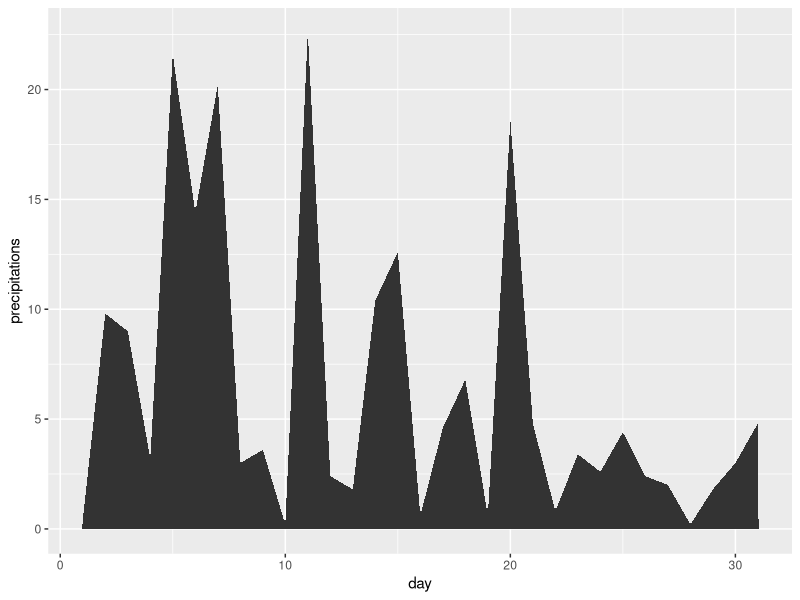
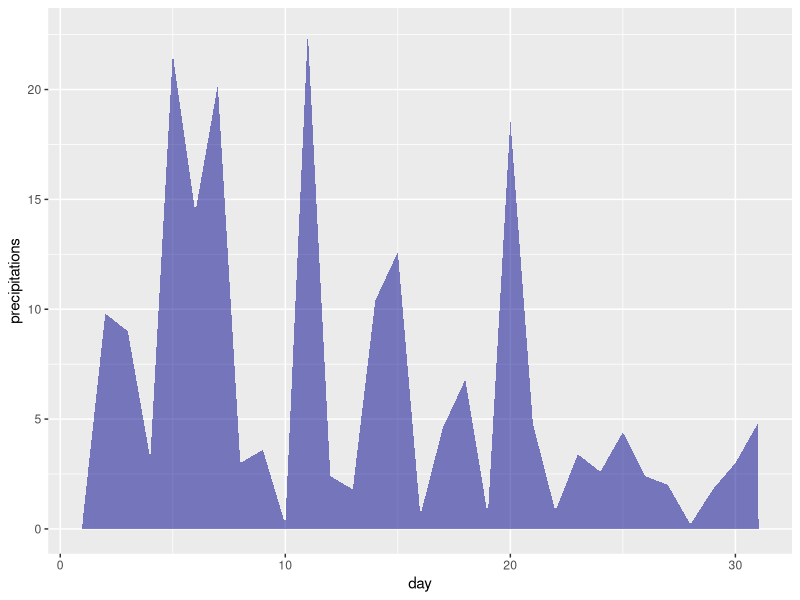
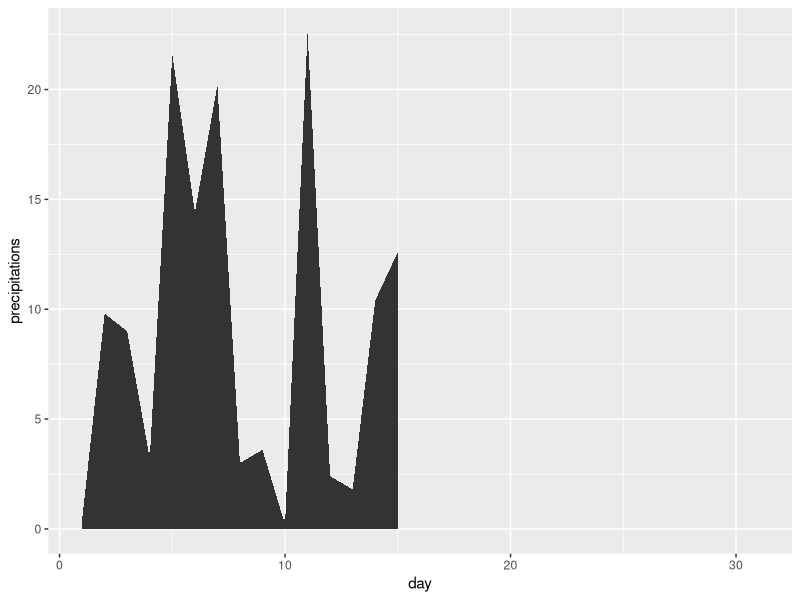
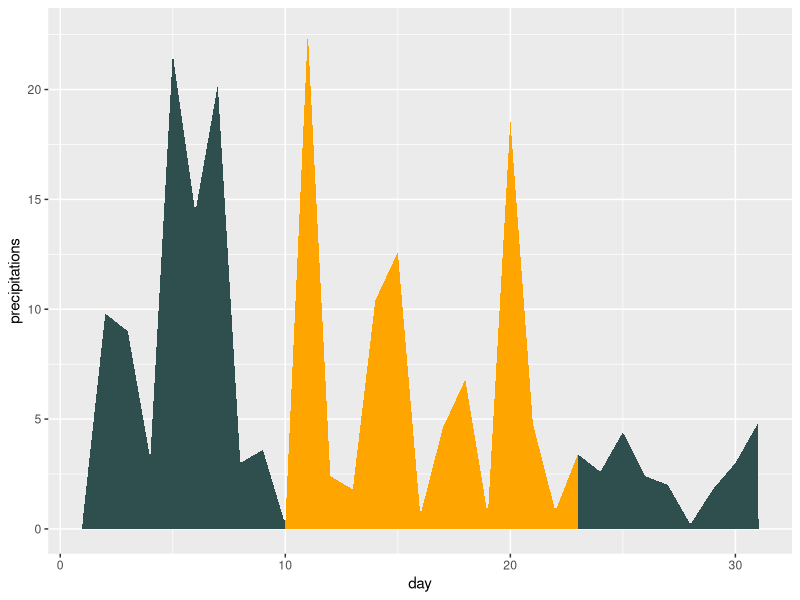

The R script that drew these images, in order:
## ---- chunk 1
knitr::opts_chunk$set(echo = TRUE, fig.align='center')

# title: Creating an area plot
# author: jonathan
# revised: 17/3/2020 

WEB <- c("https://bioceed.uib.no/dropfolder/bioSTATS/Rmd/Visualizing/Simple/area-plot.html")
GIT <- c("https://github.com/jonathansoule/biostats/blob/master/Visualizing/Simple/area-plot.Rmd")
library(ggplot2)
# variable 1
day <- 1:31
# variable 2
precipitations <- c(.4, 9.8, 9.0, 3.2, 21.6, 14.4, 20.2, 3.0, 3.6, 0.2, 22.6, 2.4, 1.8, 10.4, 12.6, .6, 4.6, 6.8, .6, 18.6, 4.8, .8, 3.4, 2.6, 4.4, 2.4, 2.0, .2, 1.8, 3.0, 4.8)
## ---- chunk 2
# dataframe
df <- data.frame(day, precipitations)
str(df)
## ---- chunk 3
ggplot(df, aes(day, precipitations)) +
  geom_area()
## ---- chunk 4
ggplot(df, aes(day, precipitations)) +
  geom_area(fill="darkblue", alpha=.5) 
## ---- chunk 5
ggplot(df, aes(day, precipitations)) +                       
  geom_area(aes(x = ifelse(day<=15, day, NA))) +
  xlim(1,31)
## ---- chunk 6
ggplot(df, aes(day, precipitations)) +
  geom_area(fill="darkslategrey") +
  geom_area(aes(x = ifelse(day>=10 & day<=23, day, NA)), fill="orange")
